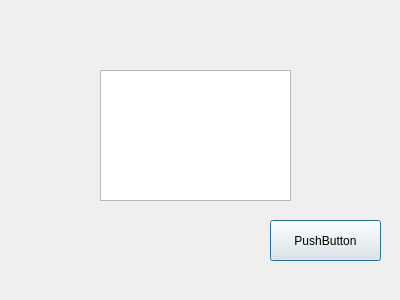
<?xml version="1.0" encoding="UTF-8"?>
<ui version="4.0">
 <class>myDialog</class>
 <widget class="QDialog" name="myDialog">
  <property name="geometry">
   <rect>
    <x>0</x>
    <y>0</y>
    <width>400</width>
    <height>300</height>
   </rect>
  </property>
  <property name="windowTitle">
   <string>Dialog</string>
  </property>
  <widget class="QPushButton" name="pushButton">
   <property name="geometry">
    <rect>
     <x>270</x>
     <y>220</y>
     <width>111</width>
     <height>41</height>
    </rect>
   </property>
   <property name="text">
    <string>PushButton</string>
   </property>
  </widget>
  <widget class="QPlainTextEdit" name="plainTextEdit">
   <property name="geometry">
    <rect>
     <x>100</x>
     <y>70</y>
     <width>191</width>
     <height>131</height>
    </rect>
   </property>
  </widget>
 </widget>
 <resources/>
 <connections/>
</ui>
